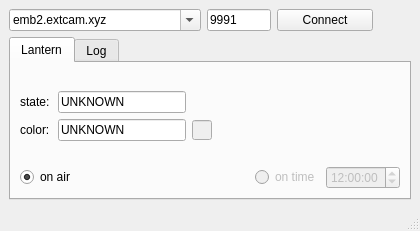
<?xml version="1.0" encoding="UTF-8"?>
<ui version="4.0">
 <class>MainWindow</class>
 <widget class="QMainWindow" name="MainWindow">
  <property name="geometry">
   <rect>
    <x>0</x>
    <y>0</y>
    <width>420</width>
    <height>231</height>
   </rect>
  </property>
  <property name="minimumSize">
   <size>
    <width>420</width>
    <height>0</height>
   </size>
  </property>
  <property name="windowTitle">
   <string>Lantern</string>
  </property>
  <widget class="QWidget" name="centralwidget">
   <layout class="QGridLayout" name="gridLayout">
    <item row="0" column="0">
     <layout class="QVBoxLayout" name="verticalLayout">
      <item>
       <layout class="QHBoxLayout" name="horizontalLayout_5">
        <item>
         <widget class="QComboBox" name="cb_ip">
          <property name="enabled">
           <bool>true</bool>
          </property>
          <property name="minimumSize">
           <size>
            <width>192</width>
            <height>0</height>
           </size>
          </property>
          <property name="maximumSize">
           <size>
            <width>192</width>
            <height>16777215</height>
           </size>
          </property>
          <property name="editable">
           <bool>true</bool>
          </property>
          <item>
           <property name="text">
            <string>emb2.extcam.xyz</string>
           </property>
          </item>
         </widget>
        </item>
        <item>
         <widget class="QLineEdit" name="le_port">
          <property name="sizePolicy">
           <sizepolicy hsizetype="Minimum" vsizetype="Fixed">
            <horstretch>60</horstretch>
            <verstretch>0</verstretch>
           </sizepolicy>
          </property>
          <property name="minimumSize">
           <size>
            <width>64</width>
            <height>0</height>
           </size>
          </property>
          <property name="maximumSize">
           <size>
            <width>64</width>
            <height>16777215</height>
           </size>
          </property>
          <property name="text">
           <string>9991</string>
          </property>
         </widget>
        </item>
        <item>
         <widget class="QPushButton" name="pb_connect">
          <property name="sizePolicy">
           <sizepolicy hsizetype="Fixed" vsizetype="Fixed">
            <horstretch>0</horstretch>
            <verstretch>0</verstretch>
           </sizepolicy>
          </property>
          <property name="minimumSize">
           <size>
            <width>96</width>
            <height>0</height>
           </size>
          </property>
          <property name="maximumSize">
           <size>
            <width>96</width>
            <height>16777215</height>
           </size>
          </property>
          <property name="text">
           <string>Connect</string>
          </property>
         </widget>
        </item>
        <item>
         <spacer name="horizontalSpacer_2">
          <property name="orientation">
           <enum>Qt::Horizontal</enum>
          </property>
          <property name="sizeHint" stdset="0">
           <size>
            <width>40</width>
            <height>20</height>
           </size>
          </property>
         </spacer>
        </item>
       </layout>
      </item>
      <item>
       <widget class="QTabWidget" name="tab_main">
        <property name="autoFillBackground">
         <bool>false</bool>
        </property>
        <property name="currentIndex">
         <number>0</number>
        </property>
        <widget class="QWidget" name="tab_2">
         <attribute name="title">
          <string>Lantern</string>
         </attribute>
         <layout class="QVBoxLayout" name="verticalLayout_3">
          <item>
           <layout class="QHBoxLayout" name="horizontalLayout_6" stretch="0">
            <item>
             <layout class="QVBoxLayout" name="verticalLayout_2">
              <item>
               <spacer name="verticalSpacer_2">
                <property name="orientation">
                 <enum>Qt::Vertical</enum>
                </property>
                <property name="sizeHint" stdset="0">
                 <size>
                  <width>20</width>
                  <height>40</height>
                 </size>
                </property>
               </spacer>
              </item>
              <item>
               <layout class="QHBoxLayout" name="horizontalLayout_2">
                <item>
                 <widget class="QLabel" name="lab_status">
                  <property name="sizePolicy">
                   <sizepolicy hsizetype="Fixed" vsizetype="Preferred">
                    <horstretch>0</horstretch>
                    <verstretch>0</verstretch>
                   </sizepolicy>
                  </property>
                  <property name="minimumSize">
                   <size>
                    <width>32</width>
                    <height>0</height>
                   </size>
                  </property>
                  <property name="maximumSize">
                   <size>
                    <width>32</width>
                    <height>16777215</height>
                   </size>
                  </property>
                  <property name="text">
                   <string>state:</string>
                  </property>
                 </widget>
                </item>
                <item>
                 <widget class="QLineEdit" name="le_state_text">
                  <property name="minimumSize">
                   <size>
                    <width>92</width>
                    <height>0</height>
                   </size>
                  </property>
                  <property name="maximumSize">
                   <size>
                    <width>128</width>
                    <height>16777215</height>
                   </size>
                  </property>
                  <property name="text">
                   <string>UNKNOWN</string>
                  </property>
                 </widget>
                </item>
                <item>
                 <spacer name="horizontalSpacer_3">
                  <property name="orientation">
                   <enum>Qt::Horizontal</enum>
                  </property>
                  <property name="sizeHint" stdset="0">
                   <size>
                    <width>40</width>
                    <height>20</height>
                   </size>
                  </property>
                 </spacer>
                </item>
               </layout>
              </item>
              <item>
               <layout class="QHBoxLayout" name="horizontalLayout_3">
                <item>
                 <widget class="QLabel" name="lab_color">
                  <property name="sizePolicy">
                   <sizepolicy hsizetype="Fixed" vsizetype="Preferred">
                    <horstretch>0</horstretch>
                    <verstretch>0</verstretch>
                   </sizepolicy>
                  </property>
                  <property name="minimumSize">
                   <size>
                    <width>32</width>
                    <height>0</height>
                   </size>
                  </property>
                  <property name="maximumSize">
                   <size>
                    <width>32</width>
                    <height>16777215</height>
                   </size>
                  </property>
                  <property name="text">
                   <string>color:</string>
                  </property>
                 </widget>
                </item>
                <item>
                 <widget class="QLineEdit" name="le_color_text">
                  <property name="minimumSize">
                   <size>
                    <width>92</width>
                    <height>0</height>
                   </size>
                  </property>
                  <property name="maximumSize">
                   <size>
                    <width>128</width>
                    <height>16777215</height>
                   </size>
                  </property>
                  <property name="text">
                   <string>UNKNOWN</string>
                  </property>
                 </widget>
                </item>
                <item>
                 <widget class="QLineEdit" name="le_color">
                  <property name="enabled">
                   <bool>false</bool>
                  </property>
                  <property name="minimumSize">
                   <size>
                    <width>20</width>
                    <height>20</height>
                   </size>
                  </property>
                  <property name="maximumSize">
                   <size>
                    <width>20</width>
                    <height>20</height>
                   </size>
                  </property>
                 </widget>
                </item>
                <item>
                 <spacer name="horizontalSpacer_4">
                  <property name="orientation">
                   <enum>Qt::Horizontal</enum>
                  </property>
                  <property name="sizeHint" stdset="0">
                   <size>
                    <width>40</width>
                    <height>20</height>
                   </size>
                  </property>
                 </spacer>
                </item>
               </layout>
              </item>
              <item>
               <spacer name="verticalSpacer_3">
                <property name="orientation">
                 <enum>Qt::Vertical</enum>
                </property>
                <property name="sizeHint" stdset="0">
                 <size>
                  <width>20</width>
                  <height>40</height>
                 </size>
                </property>
               </spacer>
              </item>
             </layout>
            </item>
           </layout>
          </item>
          <item>
           <layout class="QHBoxLayout" name="horizontalLayout_4">
            <item>
             <widget class="QRadioButton" name="tb_online">
              <property name="text">
               <string>on air</string>
              </property>
              <property name="checked">
               <bool>true</bool>
              </property>
             </widget>
            </item>
            <item>
             <spacer name="horizontalSpacer">
              <property name="orientation">
               <enum>Qt::Horizontal</enum>
              </property>
              <property name="sizeHint" stdset="0">
               <size>
                <width>40</width>
                <height>20</height>
               </size>
              </property>
             </spacer>
            </item>
            <item>
             <widget class="QRadioButton" name="rb_offline">
              <property name="enabled">
               <bool>false</bool>
              </property>
              <property name="text">
               <string>on time</string>
              </property>
             </widget>
            </item>
            <item>
             <widget class="QTimeEdit" name="te_offline">
              <property name="enabled">
               <bool>false</bool>
              </property>
              <property name="time">
               <time>
                <hour>12</hour>
                <minute>0</minute>
                <second>0</second>
               </time>
              </property>
             </widget>
            </item>
           </layout>
          </item>
         </layout>
        </widget>
        <widget class="QWidget" name="tab">
         <attribute name="title">
          <string>Log</string>
         </attribute>
         <layout class="QHBoxLayout" name="horizontalLayout">
          <item>
           <widget class="QTextEdit" name="le_log">
            <property name="lineWrapMode">
             <enum>QTextEdit::NoWrap</enum>
            </property>
           </widget>
          </item>
         </layout>
        </widget>
       </widget>
      </item>
     </layout>
    </item>
   </layout>
  </widget>
  <widget class="QMenuBar" name="menubar">
   <property name="geometry">
    <rect>
     <x>0</x>
     <y>0</y>
     <width>420</width>
     <height>21</height>
    </rect>
   </property>
  </widget>
  <widget class="QStatusBar" name="statusbar"/>
 </widget>
 <resources/>
 <connections/>
</ui>
